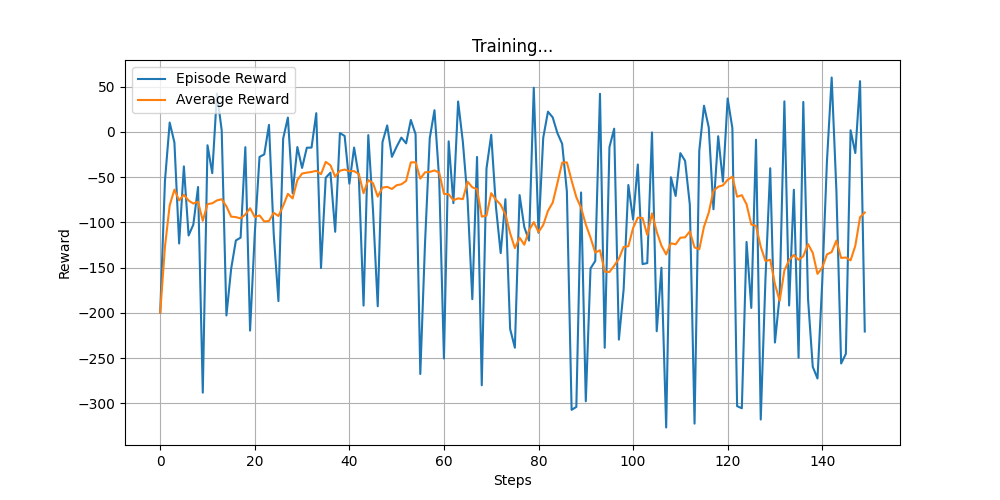

This chart was generated by the following Python code:
import copy
from collections import namedtuple
from itertools import count
import math
import random
import numpy as np 
import time
from collections import deque
import gym

import torch
import torch.nn as nn
import torch.optim as optim
import torch.nn.functional as F
import torchvision.transforms as T

from collections import namedtuple
import random
from PIL import Image
import pandas as pd

import matplotlib.pyplot as plt
import matplotlib.patches as mpatches
from matplotlib.colors import ListedColormap

def plot(rewards,avg_rewards):
    fig = plt.figure(figsize=(10,5)) 

    plt.plot(rewards,label='Episode Reward')
    plt.plot(avg_rewards,label='Average Reward')
    plt.title('Training...')
    plt.xlabel('Steps')
    plt.ylabel('Reward')
    plt.grid()
    plt.legend()

    plt.savefig('ddpg.png')

class Critic(nn.Module):
    def __init__(self, input_size, hidden_size):
        super(Critic, self).__init__()
        self.linear1 = nn.Linear(input_size, hidden_size)
        self.linear2 = nn.Linear(hidden_size, hidden_size)
        self.linear3 = nn.Linear(hidden_size, 1)

    def forward(self, state, action):
        """
        Params state and actions are torch tensors
        """
        x = torch.cat([state, action], 1)
        x = F.relu(self.linear1(x))
        x = F.relu(self.linear2(x))
        x = self.linear3(x)

        return x

class Actor(nn.Module):
    def __init__(self, input_size, hidden_size, output_size, learning_rate = 3e-4):
        super(Actor, self).__init__()
        self.linear1 = nn.Linear(input_size, hidden_size)
        self.linear2 = nn.Linear(hidden_size, hidden_size)
        self.linear3 = nn.Linear(hidden_size, output_size)
        
    def forward(self, state):
        """
        Param state is a torch tensor
        """
        x = F.relu(self.linear1(state))
        x = F.relu(self.linear2(x))
        x = torch.tanh(self.linear3(x))

        return x

class ReplayMemory:
    def __init__(self, max_size):
        self.buffer = deque(maxlen=max_size)
    
    def push(self, state, action, reward, next_state, done):
        experience = (state, action, np.array([reward]), next_state, done)
        self.buffer.append(experience)

    def sample(self, batch_size):
        state_batch = []
        action_batch = []
        reward_batch = []
        next_state_batch = []
        done_batch = []

        batch = random.sample(self.buffer, batch_size)

        for experience in batch:
            state, action, reward, next_state, done = experience
            state_batch.append(state)
            action_batch.append(action)
            reward_batch.append(reward)
            next_state_batch.append(next_state)
            done_batch.append(done)
        
        return state_batch, action_batch, reward_batch, next_state_batch, done_batch

    def __len__(self):
        return len(self.buffer)

"""
Taken from https://github.com/vitchyr/rlkit/blob/master/rlkit/exploration_strategies/ou_strategy.py
"""
class OUNoise(object):
    def __init__(self, action_space, mu=0.0, theta=0.15, max_sigma=0.3, min_sigma=0.3, decay_period=100000):
        self.mu           = mu
        self.theta        = theta
        self.sigma        = max_sigma
        self.max_sigma    = max_sigma
        self.min_sigma    = min_sigma
        self.decay_period = decay_period
        self.action_dim   = action_space.shape[0]
        self.low          = action_space.low
        self.high         = action_space.high
        self.reset()
        
    def reset(self):
        self.state = np.ones(self.action_dim) * self.mu
        
    def evolve_state(self):
        x  = self.state
        dx = self.theta * (self.mu - x) + self.sigma * np.random.randn(self.action_dim)
        self.state = x + dx
        return self.state
    
    def get_action(self, action, t=0): 
        ou_state = self.evolve_state()
        self.sigma = self.max_sigma - (self.max_sigma - self.min_sigma) * min(1.0, t / self.decay_period)
        return np.clip(action + ou_state, self.low, self.high)

class GaussNoise(object):
    def __init__(self, action_space, mu=0.0, sigma=0.3, decay_period=10000):
        self.mu           = mu
        self.sigma        = sigma
        self.decay_period = decay_period
        self.action_dim   = action_space.shape[0]
        self.low          = action_space.low
        self.high         = action_space.high
        self.reset()
        
    def reset(self):
        pass
    
    def get_action(self, action, t=0): 
        noise = np.exp(-t/self.decay_period)*np.random.randn(self.mu,self.sigma,self.action_dim)
        return np.clip(action + noise, self.low, self.high)



def select_action(state):
    state = torch.from_numpy(state).float().unsqueeze(0)
    action = actor(state)
    action = action.detach().numpy()[0,0]
    return action
    
def optimize_model():
    states, actions, rewards, next_states, _ = memory.sample(BATCH_SIZE)
    states = torch.FloatTensor(states)
    actions = torch.FloatTensor(actions)
    rewards = torch.FloatTensor(rewards)
    next_states = torch.FloatTensor(next_states)
    
    # Critic loss        
    Qvals = critic(states, actions)
    next_actions = target_actor(next_states)
    next_Q = target_critic(next_states, next_actions.detach())
    Qprime = rewards + GAMMA* next_Q
    critic_loss = F.mse_loss(Qvals, Qprime)

    # Actor loss
    policy_loss = -critic(states, actor(states)).mean()
        
    # update networks
    actor_optimizer.zero_grad()
    policy_loss.backward()
    actor_optimizer.step()

    critic_optimizer.zero_grad()
    critic_loss.backward() 
    critic_optimizer.step()

    # update target networks 
    for target_param, param in zip(target_actor.parameters(), actor.parameters()):
        target_param.data.copy_(param.data *TAU + target_param.data * (1.0 - TAU))
       
    for target_param, param in zip(target_critic.parameters(), critic.parameters()):
        target_param.data.copy_(param.data *TAU + target_param.data * (1.0 - TAU))

# transform  =  T.Compose([T.ToPILImage(), T.Grayscale(),T.Resize((64,64)), T.ToTensor()])
def get_state(obs, prev_state=None):
    state = np.array(obs)
    state = torch.from_numpy(state).type(torch.FloatTensor)
    return state.unsqueeze(0)

def train(env, n_episodes):
    rewards = []
    avg_rewards = []

    for episode in range(n_episodes):
        state = env.reset()
        noise.reset()
        episode_reward = 0
    
        for step in count():
            action = select_action(state)
            action = noise.get_action(action, step)
            new_state, reward, done, _ = env.step(action) 
            memory.push(state, action, reward, new_state, done)
        
            if len(memory) > BATCH_SIZE:
                optimize_model()        
        
            state = new_state
            episode_reward += reward

            if done:
                break
        print("Episode: {}, Reward: {:3f}".format(episode, episode_reward))
        rewards.append(episode_reward)
        avg_rewards.append(np.mean(rewards[-10:]))
    plot(rewards,avg_rewards)
    return


if __name__ == '__main__':

    # hyperparameters
    BATCH_SIZE = 512
    GAMMA = 0.9
    MEMORY_SIZE = 50000
    NUM_EPISODES = 3000
    TAU = 0.01
    env = gym.make('LunarLanderContinuous-v2')
    # noise = OUNoise(env.action_space)
    noise = GaussNoise(env.action_space)

    # create networks
    actor = Actor(env.observation_space.shape[0], 512, env.action_space.shape[0])
    target_actor = Actor(env.observation_space.shape[0], 512, env.action_space.shape[0])
    target_actor.load_state_dict(actor.state_dict())

    critic = Critic(env.observation_space.shape[0] + env.action_space.shape[0], 256 )
    target_critic = Critic(env.observation_space.shape[0] + env.action_space.shape[0], 256 )
    target_critic.load_state_dict(critic.state_dict())


    # setup optimizer
    actor_optimizer = optim.Adam(actor.parameters(), lr=1e-4)
    critic_optimizer = optim.Adam(critic.parameters(), lr=1e-3)

    # initialize replay memory
    memory = ReplayMemory(MEMORY_SIZE)
    
    # train model
    train(env, NUM_EPISODES)